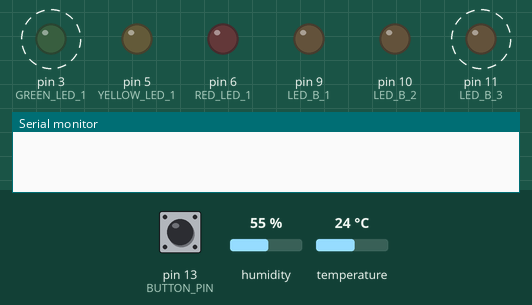
The sketch below on a simulated Arduino Uno, built with avr-gcc and run on an emulated ATmega328P. On the bench: output pins drawn as LEDs (lit = HIGH), the last lines printed to the serial monitor. Wiring (inferred from the names in the program): DHT11 sensor: data pin 2. Dashed ring = blinking. Inputs (shaded band) come from the test bench; at power-on: humidity 55 %, pin 13 (BUTTON_PIN) LOW, temperature 24 °C. Pins used as bus, display or sensor lines are not drawn.

Above: at 1.2 s.
1.3 s: humidity set to 46 %
8.5 s: humidity set to 43 %
At 9.3 s:
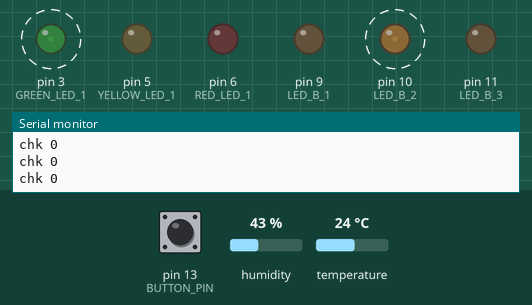
15.7 s: pin 13 (BUTTON_PIN) pulled HIGH for 0.15 s
At 16.6 s:
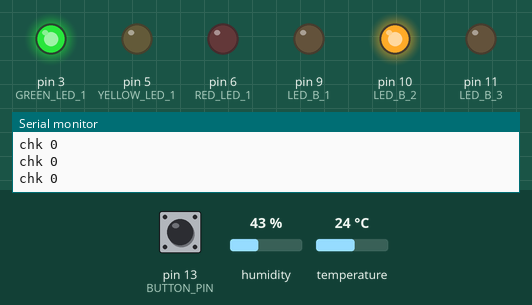
17.3 s: temperature set to 26 °C
At 19.3 s:
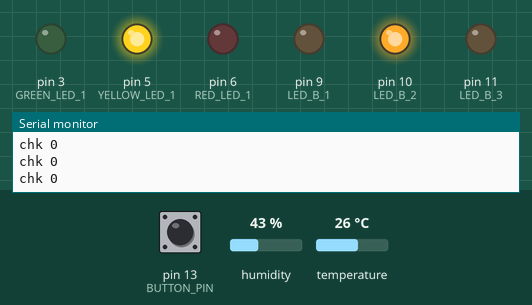
20.2 s: temperature set to 28 °C
At 20.6 s:
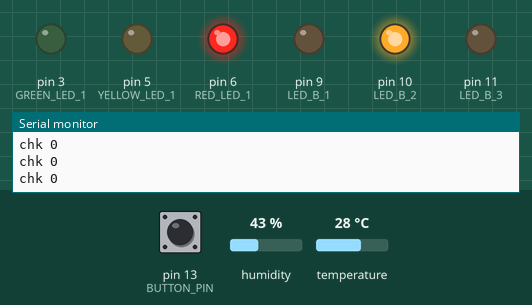
21.7 s: humidity set to 22 %
At 23.1 s:
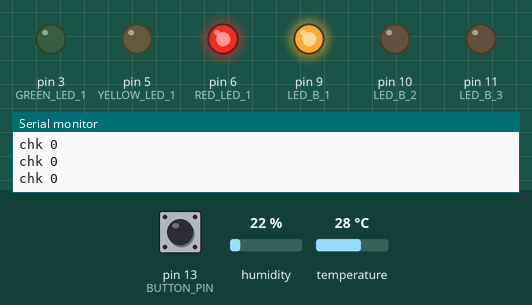
Timing chart, 0 to 24.2 s (numbered marks = the images above; inputs shaded):
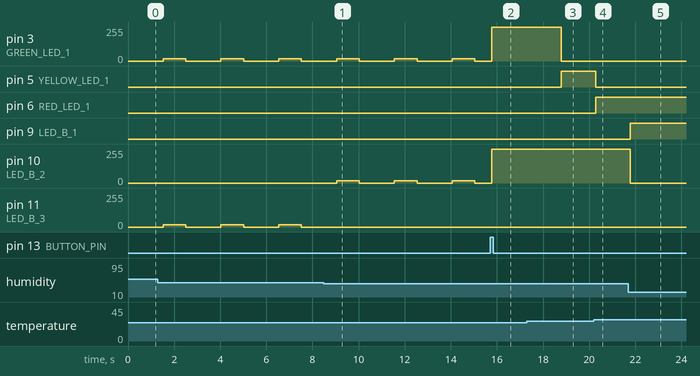

The sketch:

dht11.ino
```cpp
#include <dht.h>

dht DHT;

#define DHT11_PIN 2
#define GREEN_LED_1 3
#define YELLOW_LED_1 5
#define RED_LED_1 6

#define LED_B_1 9
#define LED_B_2 10
#define LED_B_3 11

#define BUTTON_PIN 13

#define MODE_FULL 1
#define MODE_BLINK 2
#define MODE_BLINK_QUARTER 3

int mode = MODE_BLINK_QUARTER;

int cycle = 0;
unsigned long lastUpdateTime;

int lastState = LOW;
int primedForChange = 0;
unsigned long lastChangeTime;

void setup() {
  Serial.begin(9600);

  pinMode(GREEN_LED_1, OUTPUT);
  pinMode(YELLOW_LED_1, OUTPUT);
  pinMode(RED_LED_1, OUTPUT);

  pinMode(LED_B_1, OUTPUT);
  pinMode(LED_B_2, OUTPUT);
  pinMode(LED_B_3, OUTPUT);

  pinMode(BUTTON_PIN, INPUT);
}

void loop() {
  int state = digitalRead(BUTTON_PIN);
  unsigned long currentMillis = millis();
  if (state == HIGH && lastState == LOW) {
    lastChangeTime = currentMillis;
    primedForChange = 1;
  }
  if (state == HIGH && primedForChange == 1 && currentMillis - lastChangeTime > 50)
  {
    mode++;
    if (mode == 4) {
      mode = 1;
    }
    primedForChange = 0;
    lastUpdateTime = 0;
    cycle = 0;
  }
  lastState = state;

  //Serial.print(mode);
  //Serial.print(",\t");
  //Serial.println(state);

  int newCycle = cycle;

  if (cycle == 0 && currentMillis - lastUpdateTime > 1500)
  {
    //Serial.println("cycle 0 update");

    int brightness = 255;
    if (mode == MODE_BLINK_QUARTER) {
      brightness = 16;
    }

    int chk = DHT.read11(DHT11_PIN);
    if (chk < 0) {
      analogWrite(GREEN_LED_1, brightness);
      analogWrite(YELLOW_LED_1, brightness);
      analogWrite(RED_LED_1, brightness);

      analogWrite(LED_B_1, brightness);
      analogWrite(LED_B_2, brightness);
      analogWrite(LED_B_3, brightness);
      return;
    }

    Serial.print("chk ");
    Serial.println(chk);

    //Serial.print(DHT.humidity, 1);
    //Serial.print(",\t");
    //Serial.println(DHT.temperature, 1);

    //Serial.print("brighness ");
    //Serial.println(brightness);

    if (DHT.temperature < 25) {
      analogWrite(GREEN_LED_1, brightness);
      analogWrite(YELLOW_LED_1, 0);
      analogWrite(RED_LED_1, 0);
    } else if (DHT.temperature >= 25 && DHT.temperature < 27) {
      analogWrite(GREEN_LED_1, 0);
      analogWrite(YELLOW_LED_1, brightness);
      analogWrite(RED_LED_1, 0);
    } else {
      analogWrite(GREEN_LED_1, 0);
      analogWrite(YELLOW_LED_1, 0);
      analogWrite(RED_LED_1, brightness);
    }

    if (DHT.humidity < 35) {
      analogWrite(LED_B_1, brightness);
      analogWrite(LED_B_2, 0);
      analogWrite(LED_B_3, 0);
    } else if (DHT.humidity >= 35 && DHT.humidity < 45) {
      analogWrite(LED_B_1, 0);
      analogWrite(LED_B_2, brightness);
      analogWrite(LED_B_3, 0);
    } else {
      analogWrite(LED_B_1, 0);
      analogWrite(LED_B_2, 0);
      analogWrite(LED_B_3, brightness);
    }

    newCycle = 1;
    lastUpdateTime = currentMillis;
  }

  if (mode != MODE_FULL && cycle == 1 && currentMillis - lastUpdateTime > 1000) {
    //Serial.println("cycle 1 update");
    analogWrite(GREEN_LED_1, 0);
    analogWrite(YELLOW_LED_1, 0);
    analogWrite(RED_LED_1, 0);

    analogWrite(LED_B_1, 0);
    analogWrite(LED_B_2, 0);
    analogWrite(LED_B_3, 0);

    newCycle = 0;
    lastUpdateTime = currentMillis;
  }

  cycle = newCycle;

  if (mode == MODE_FULL) {
    cycle = 0;
  }

  delay(10);
}
```

Measured:
- the behaviour switches between 45 and 44 % on humidity (found by bisection; images 0 and 1)
- the behaviour switches between 24 and 25 °C on temperature (found by bisection; images 2 and 3)
- the behaviour switches between 26 and 27 °C on temperature (found by bisection; images 3 and 4)
- after the input at 8.5 s, pin 10 (LED_B_2): alternates 16/255 for 0.98 s and 0/255 for 1.5 s, starting after 0.55 s; pin 11 (LED_B_3): stops changing and stays 0/255
- after the input at 15.7 s, pin 3 (GREEN_LED_1), pin 10 (LED_B_2): 0/255 → 255/255 after 0.07 s
- after the input at 17.3 s, pin 3 (GREEN_LED_1): 255/255 → 0/255 after 1.5 s; pin 5 (YELLOW_LED_1): LOW → HIGH after 1.5 s
- after the input at 20.2 s, pin 5 (YELLOW_LED_1): HIGH → LOW after 0.09 s; pin 6 (RED_LED_1): LOW → HIGH after 0.09 s
- after the input at 21.7 s, pin 9 (LED_B_1): LOW → HIGH after 0.09 s; pin 10 (LED_B_2): 255/255 → 0/255 after 0.09 s
